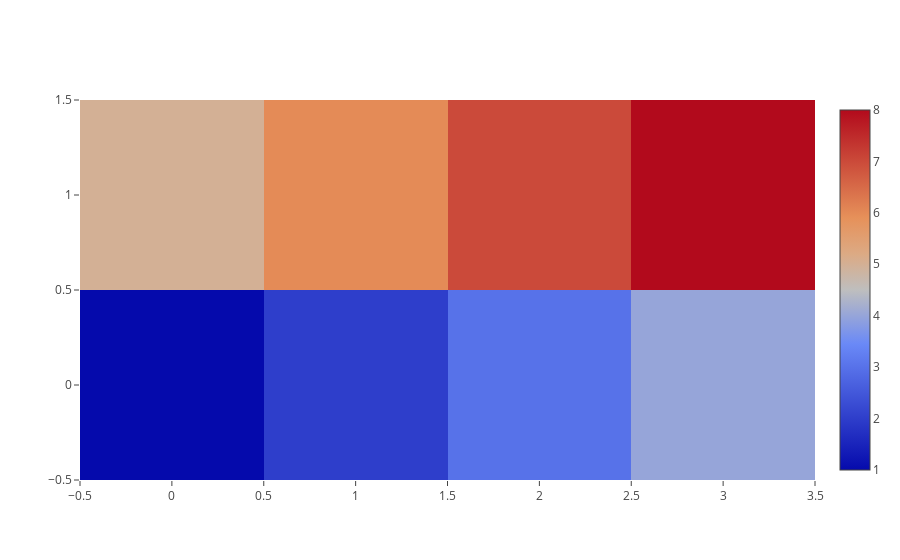

The notebook cell this image was saved under:
### Markdown cell above
### Heatmap

### Code cell
trace = go.Heatmap(
    z = [[1,2,3,4],[5,6,7,8]]
)
data = [trace]
plotly.offline.iplot(data)

### Figure 1 — Plotly figure (JSON) as saved in the notebook; plotly's stock layout.template omitted (floating-point values rounded to 4 significant figures)
{"data": [{"type": "heatmap", "uid": "54bf0aa0-0467-4292-ae67-5c49eb1093ce", "z": [[1, 2, 3, 4], [5, 6, 7, 8]]}], "layout": {}}
